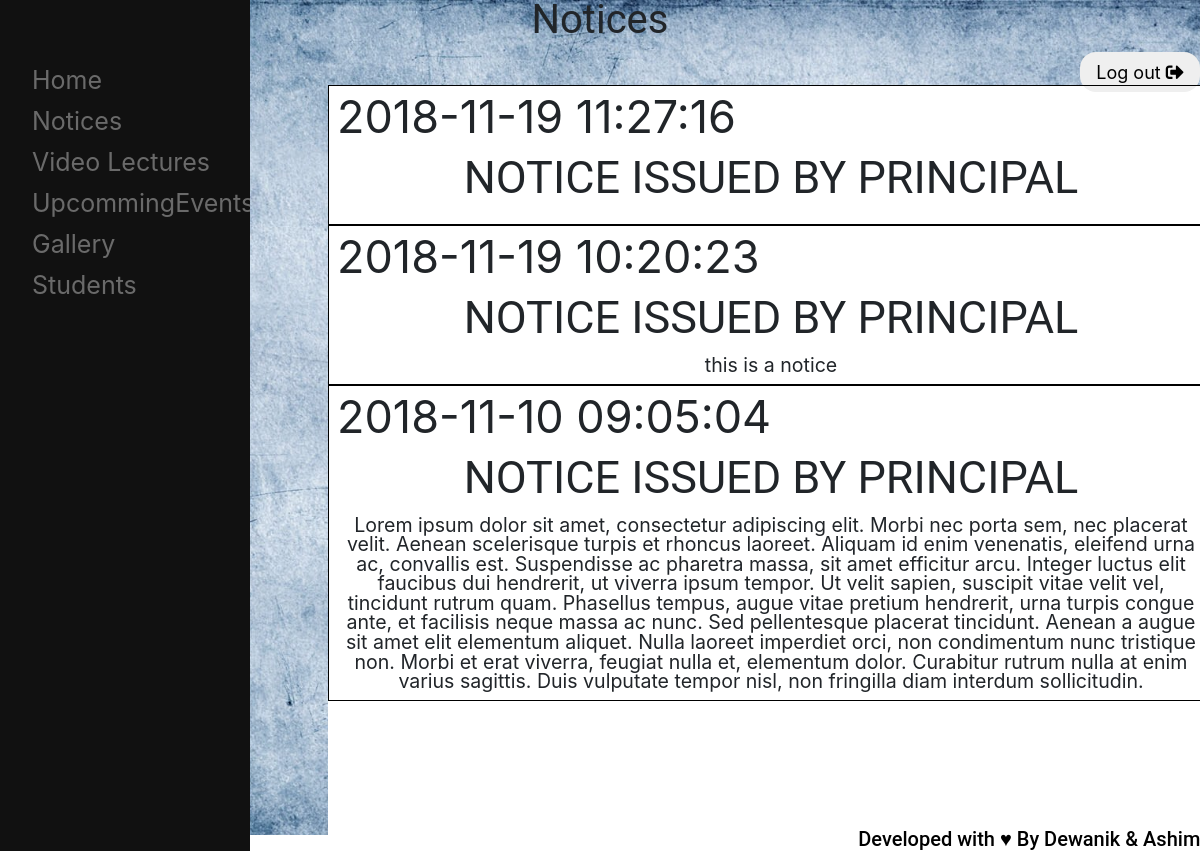
Screenshot of /inside/notice.php (signed in) with the database file from the repository.
### tables this page shows
CREATE TABLE `notices` (
  `COMMENTid` int(11) NOT NULL,
  `insert_date` datetime NOT NULL,
  `user` varchar(256) NOT NULL,
  `notice` text NOT NULL
);

### inside/stdnotice.php (the view)
<?php
if (isset($_SESSION['id'])) {
  include '../includes/dbcon.php';
  $sql ="SELECT * FROM notices ORDER BY COMMENTid DESC ";
  $stmt = mysqli_stmt_init($conn);
  if (!mysqli_stmt_prepare($stmt,$sql)) {
          echo "SQL Statemant Error";
        }else {
          echo '<div class="d-flex flex-column bd-highlight mb-3 "style="
    text-align: center;
    margin-top:15px;
    background-color:white;
    width:886;
    margin-left: 328px;
    border:1px sloid black;
    overflow-y: scroll; height:750px;
    overflow-x:hidden;
  ">';
          mysqli_stmt_execute($stmt);
          $result = mysqli_stmt_get_result($stmt);
          while ($row= mysqli_fetch_assoc($result)) {
            echo '<div style="border:1px solid black;">
    <div class="p-2 bd-highlight"><p class = "dates">'.$row['insert_date'].'</p></div>
    <div class="p-2 bd-highlight"><p class = "naau">Notice Issued By '.$row['user'].'</p></div>
    <div class="p-2 bd-highlight"><p class = "notice">'.$row['notice'].'</p></div>
  </div>';
  }
  }
}
?>

### css/mainpage.css (style rules this page uses)
html, body, div, span, object, iframe, h1, h2, h3, h4, h5, h6, p, blockquote, pre, abbr, address, cite, code, del, dfn, em, img, ins, kbd, q, samp, small, strong, sub, sup, var, b, i, dl, dt, dd, ol, ul, li, fieldset, form, label, legend, table, caption, tbody, tfoot, thead, tr, th, td, article, aside, canvas, details, figcaption, figure, footer, header, hgroup, menu, nav, section, summary, time, mark, audio, video { margin:0; padding:0; border:0; outline:0; font-size:100%; vertical-align:baseline; background:transparent; }
html { margin: 0; padding: 0; background-image: url("html.jpg"); background-repeat: no-repeat; background-size: cover; background-position: 0px -120px; background-attachment: fixed; }
p { font-size: 45px; }
.dates { text-align: left; }
.naau { text-transform:uppercase; font-family: roboto; }
.notice { text-align: center; font-size: 19.56px; }

### rows the page displays
notices: insert_date "2018-11-19 11:27:16", user "PRINCIPAL"
notices: insert_date "2018-11-19 10:20:23", user "PRINCIPAL", notice "this is a notice"
notices: insert_date "2018-11-10 09:05:04", user "PRINCIPAL", notice "Lorem ipsum dolor sit amet, consectetur adipiscing elit. Morbi nec porta sem, nec placerat velit. Aenean scelerisque turpis et rhoncus laoreet. Aliquam id enim venenatis, eleifend urna ac, convallis est. Suspendisse ac pharetra massa, sit amet efficitur arcu. Integer luctus elit faucibus dui hendrerit, ut viverra ipsum tempor. Ut velit sapien, suscipit vitae velit vel, tincidunt rutrum quam. Phasellus tempus, augue vitae pretium hendrerit, urna turpis congue ante, et facilisis neque massa ac nunc. Sed pellentesque placerat tincidunt. Aenean a augue sit amet elit elementum aliquet. Nulla laoreet imperdiet orci, non condimentum nunc tristique non. Morbi et erat viverra, feugiat nulla et,…"
